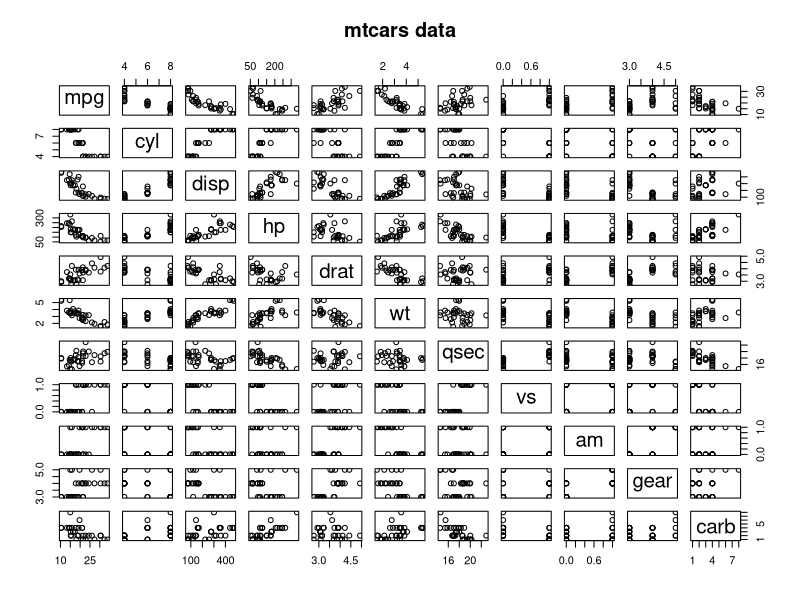
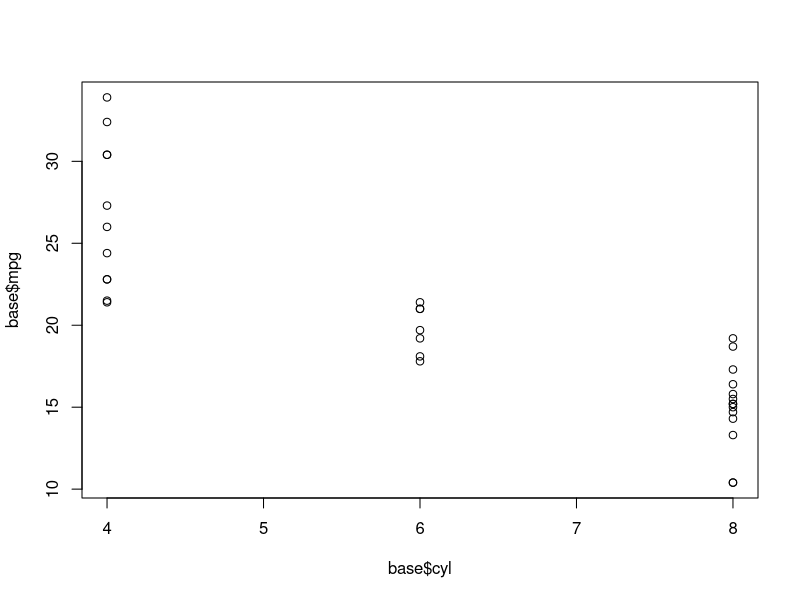
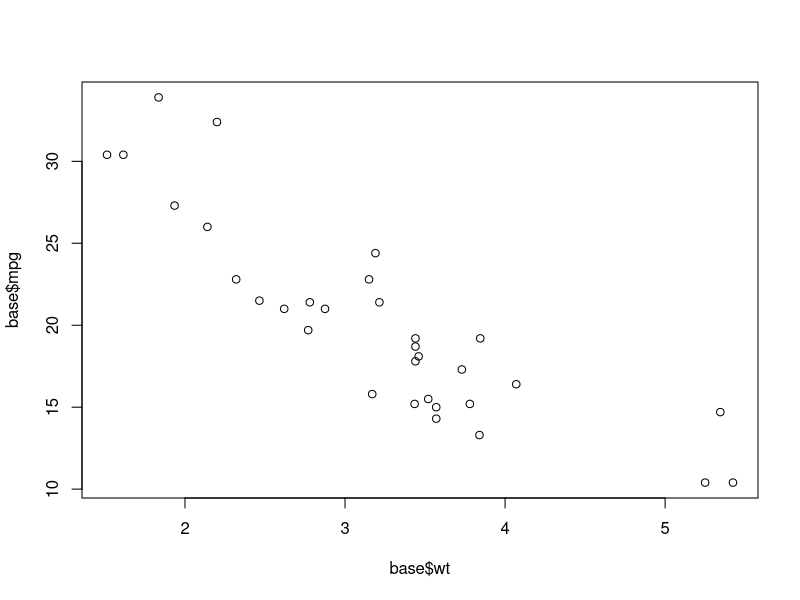

Source code (R) for these figures, in order:
library(datasets)

base <- mtcars

head(base)
tail(base)

dim(base)

summary(base)

pairs(mtcars, main = "mtcars data")
cor(mtcars)

plot(base$cyl,base$mpg)
plot(base$wt,base$mpg)

boo <- base$cyl == 8

base[ boo, ]

pesos <- base$wt

summary(pesos)

leves <- pesos < mean(pesos)
leves

carrosLeves <- base[leves , ]

View(carrosLeves)

#View(base)
dim(base)
base$kpl = base$mpg * 0.425144

base2 <- base
base2$mpg = NULL
